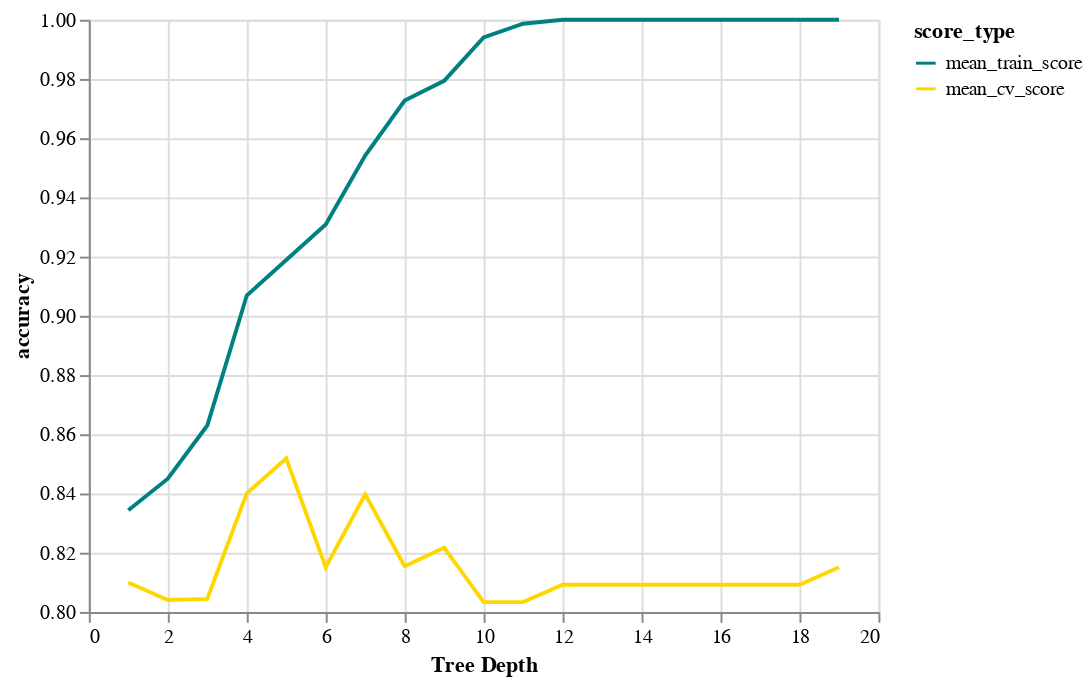

The notebook cell saved with this chart:
### Code cell
chart1.encode(alt.Y('accuracy:Q', scale=alt.Scale(zero=False)))

### Figure 1 — Vega-Lite specification as saved in the notebook (floating-point values rounded to 4 significant figures)
{"config": {"view": {"continuousWidth": 400, "continuousHeight": 300}}, "data": {"name": "data-6e3e4c4d209ab31bee09f1b1c0e856ba"}, "mark": "line", "encoding": {"color": {"type": "nominal", "field": "score_type", "scale": {"domain": ["mean_train_score", "mean_cv_score"], "range": ["teal", "gold"]}}, "x": {"type": "quantitative", "axis": {"title": "Tree Depth"}, "field": "depth"}, "y": {"type": "quantitative", "field": "accuracy", "scale": {"zero": false}}}, "$schema": "https://vega.github.io/schema/vega-lite/v4.8.1.json", "datasets": {"data-6e3e4c4d209ab31bee09f1b1c0e856ba": [{"depth": 1, "score_type": "mean_train_score", "accuracy": 0.8343}, {"depth": 2, "score_type": "mean_train_score", "accuracy": 0.845}, {"depth": 3, "score_type": "mean_train_score", "accuracy": 0.863}, {"depth": 4, "score_type": "mean_train_score", "accuracy": 0.9069}, {"depth": 5, "score_type": "mean_train_score", "accuracy": 0.9188}, {"depth": 6, "score_type": "mean_train_score", "accuracy": 0.9308}, {"depth": 7, "score_type": "mean_train_score", "accuracy": 0.9541}, {"depth": 8, "score_type": "mean_train_score", "accuracy": 0.9727}, {"depth": 9, "score_type": "mean_train_score", "accuracy": 0.9794}, {"depth": 10, "score_type": "mean_train_score", "accuracy": 0.994}, {"depth": 11, "score_type": "mean_train_score", "accuracy": 0.9987}, {"depth": 12, "score_type": "mean_train_score", "accuracy": 1.0}, {"depth": 13, "score_type": "mean_train_score", "accuracy": 1.0}, {"depth": 14, "score_type": "mean_train_score", "accuracy": 1.0}, {"depth": 15, "score_type": "mean_train_score", "accuracy": 1.0}, {"depth": 16, "score_type": "mean_train_score", "accuracy": 1.0}, {"depth": 17, "score_type": "mean_train_score", "accuracy": 1.0}, {"depth": 18, "score_type": "mean_train_score", "accuracy": 1.0}, {"depth": 19, "score_type": "mean_train_score", "accuracy": 1.0}, {"depth": 1, "score_type": "mean_cv_score", "accuracy": 0.8099}, {"depth": 2, "score_type": "mean_cv_score", "accuracy": 0.804}, {"depth": 3, "score_type": "mean_cv_score", "accuracy": 0.8044}, {"depth": 4, "score_type": "mean_cv_score", "accuracy": 0.8401}, {"depth": 5, "score_type": "mean_cv_score", "accuracy": 0.8518}, {"depth": 6, "score_type": "mean_cv_score", "accuracy": 0.8151}, {"depth": 7, "score_type": "mean_cv_score", "accuracy": 0.8397}, {"depth": 8, "score_type": "mean_cv_score", "accuracy": 0.8154}, {"depth": 9, "score_type": "mean_cv_score", "accuracy": 0.8217}, {"depth": 10, "score_type": "mean_cv_score", "accuracy": 0.8033}, {"depth": 11, "score_type": "mean_cv_score", "accuracy": 0.8033}, {"depth": 12, "score_type": "mean_cv_score", "accuracy": 0.8092}, {"depth": 13, "score_type": "mean_cv_score", "accuracy": 0.8092}, {"depth": 14, "score_type": "mean_cv_score", "accuracy": 0.8092}, {"depth": 15, "score_type": "mean_cv_score", "accuracy": 0.8092}, {"depth": 16, "score_type": "mean_cv_score", "accuracy": 0.8092}, {"depth": 17, "score_type": "mean_cv_score", "accuracy": 0.8092}, {"depth": 18, "score_type": "mean_cv_score", "accuracy": 0.8092}, {"depth": 19, "score_type": "mean_cv_score", "accuracy": 0.8151}]}}
